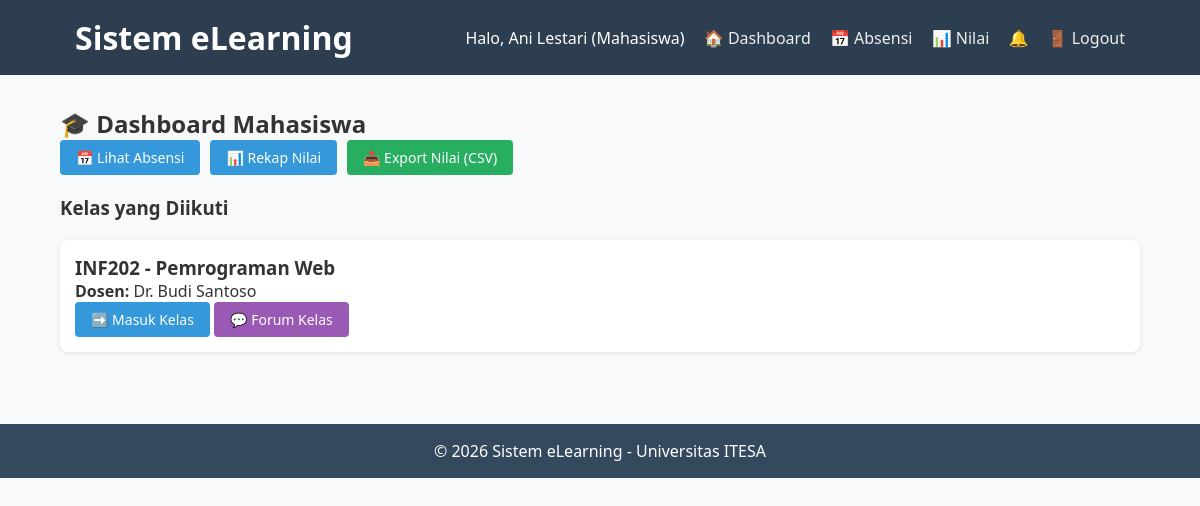
The page /mahasiswa/dashboard.php (signed in) on the database as committed earlier.
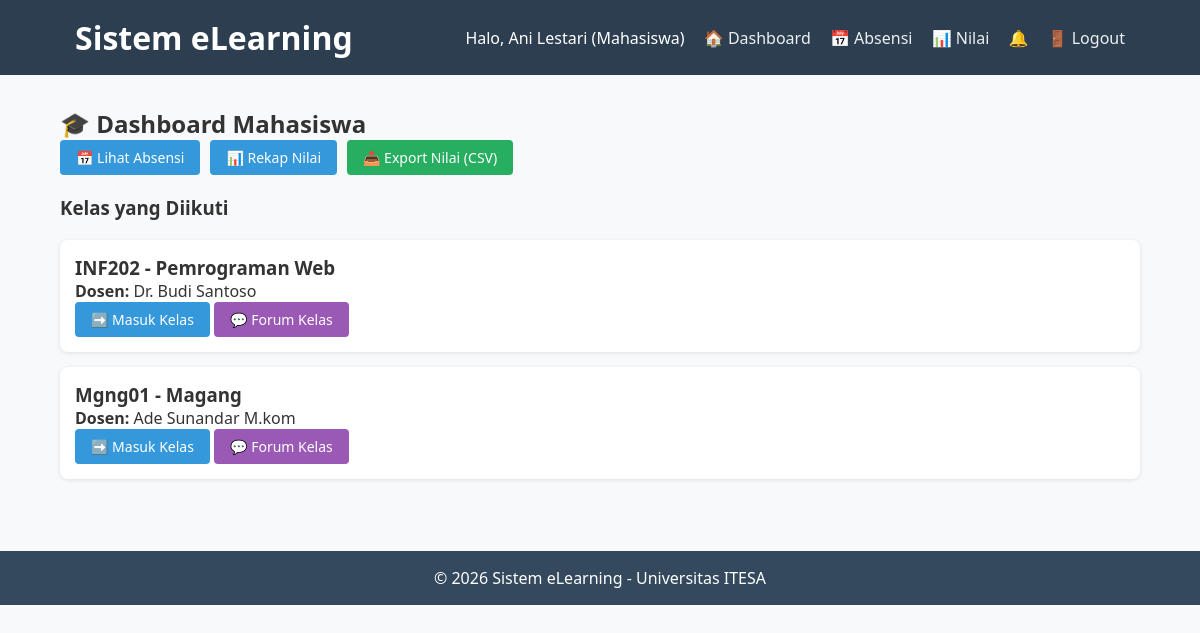
The same page on the database as committed later.
### tables this page shows
CREATE TABLE `classes` (
  `id` int(11) NOT NULL,
  `id_course` int(11) NOT NULL,
  `id_dosen` int(11) NOT NULL,
  `tahun_akademik` year(4) NOT NULL,
  `semester` enum('Ganjil','Genap') NOT NULL
);

CREATE TABLE `courses` (
  `id` int(11) NOT NULL,
  `kode_mk` varchar(20) NOT NULL,
  `nama_mk` varchar(100) NOT NULL,
  `deskripsi` text DEFAULT NULL,
  `sks` tinyint(4) NOT NULL CHECK (`sks` between 1 and 6)
);

CREATE TABLE `users` (
  `id` int(11) NOT NULL,
  `username` varchar(50) NOT NULL,
  `password` varchar(255) NOT NULL,
  `nama_lengkap` varchar(100) NOT NULL,
  `email` varchar(100) NOT NULL,
  `role` enum('admin','dosen','mahasiswa') NOT NULL
);

### mahasiswa/dashboard.php (the view, shortened to what this page needs)
<?php
require_once '../includes/header.php';
$stmt = $pdo->prepare("
    SELECT c.id, co.nama_mk, co.kode_mk, u.nama_lengkap AS dosen
    FROM enrollments e
    JOIN classes c ON e.id_class = c.id
    JOIN courses co ON c.id_course = co.id
    JOIN users u ON c.id_dosen = u.id
    WHERE e.id_mahasiswa = ?
");
$stmt->execute([$_SESSION['user_id']]);
$classes = $stmt->fetchAll();
?>
<h2>🎓 Dashboard Mahasiswa</h2>
<div class="quick-links" style="margin-bottom: 20px;">
    <a href="view_attendance.php" class="btn">📅 Lihat Absensi</a>
    <a href="grades.php" class="btn">📊 Rekap Nilai</a>
    <a href="export_grades.php" class="btn" style="background:#27ae60;">📤 Export Nilai (CSV)</a>
</div>
<h3>Kelas yang Diikuti</h3>
<?php if ($classes): ?>
    <div class="class-list">
        <?php foreach ($classes as $c): ?>
        <div class="class-item">
            <h3><?= htmlspecialchars($c['kode_mk']) ?> - <?= htmlspecialchars($c['nama_mk']) ?></h3>
            <p><strong>Dosen:</strong> <?= htmlspecialchars($c['dosen']) ?></p>
            <a href="view_class.php?id=<?= $c['id'] ?>" class="btn">➡️ Masuk Kelas</a>
            <a href="forum/view_forum.php?id=<?= $c['id'] ?>" class="btn" style="background:#9b59b6;">💬 Forum Kelas</a>
        </div>
        <?php endforeach; ?>
    </div>
<?php endif; ?>
<?php include '../includes/footer.php'; ?>

Rows that differ between the two databases and show on the page:
added classes: id_course.kode_mk "Mgng01", id_course.nama_mk "Magang", id_dosen.nama_lengkap "Ade Sunandar M.kom"
